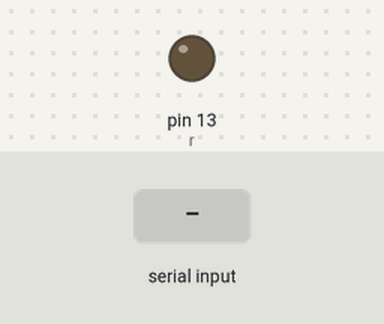
A sketch run on a simulated Arduino Uno, built with avr-gcc and run on an emulated ATmega328P. On the bench: output pins drawn as LEDs (lit = HIGH). The test bench sets the inputs (shaded band).

Above: at 1.2 s.
1.3 s: "1" received over Serial
At 1.9 s:
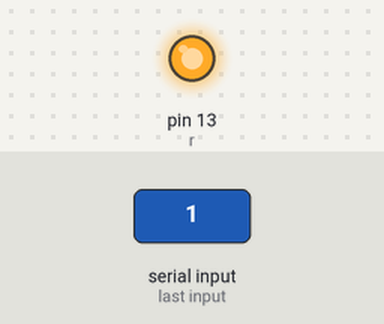
2.8 s: "2" received over Serial
At 3.1 s:
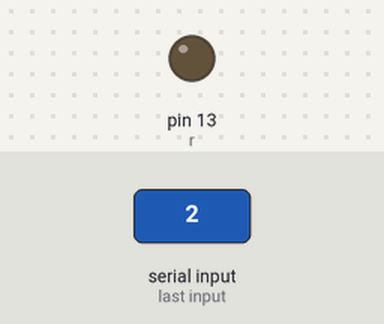
Timing chart, 0 to 5.8 s (numbered marks = the images above; inputs shaded):
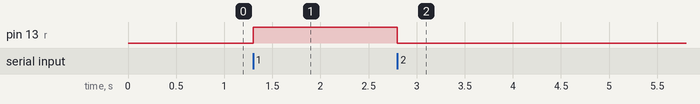

The sketch:

TestBuzzer.ino
```cpp
byte r=13 ;
void setup() {
 pinMode (r,OUTPUT);

 Serial.begin(9600);
}

void loop() {
char x = Serial.read();
if(x =='1')
digitalWrite(r,HIGH);
 else if (x =='2')
 digitalWrite(r,LOW);
}
```

Measured:
- after the input at 1.3 s, pin 13 (r): LOW → HIGH at once
- after the input at 2.8 s, pin 13 (r): HIGH → LOW at once
